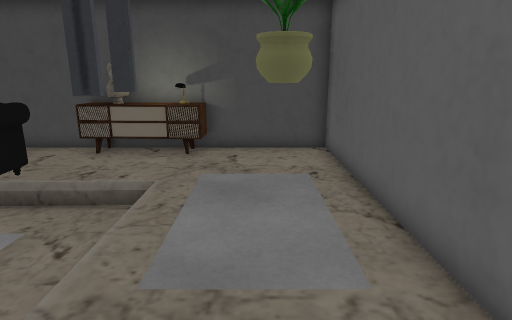
View 1 (above)

14 first-person views from a walk through a Unity game level. The camera is 1.4 m above the floor, tilts 14° down and sees 75° across. The floor is counted in squares, 0.5 m on a side. Each view is taken from the middle of a square. On the plan, view 1 faces up. The plan holds only what a view shows up to about 20 squares ahead; the rest is blank. The place goes on beyond the plan. Door leaves are left out, so doorways stand open.

View 2
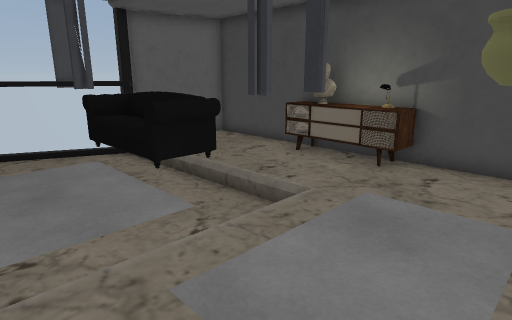

View 3
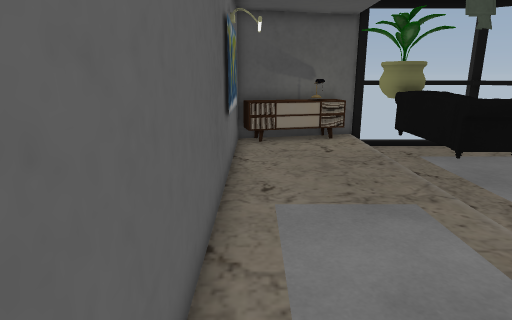

View 4
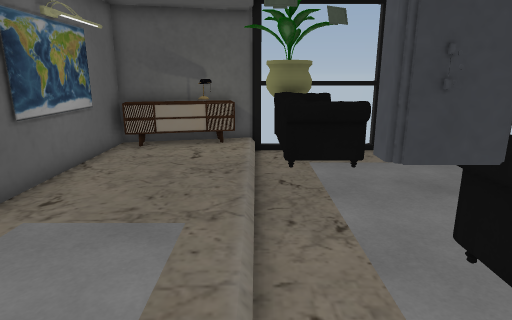

View 5
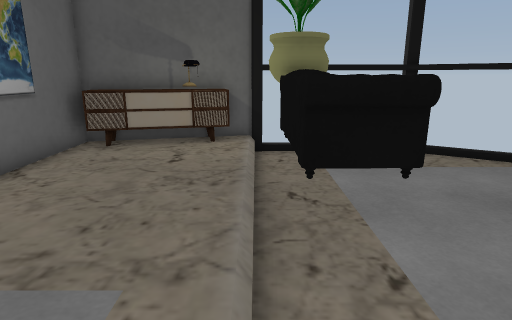

View 6
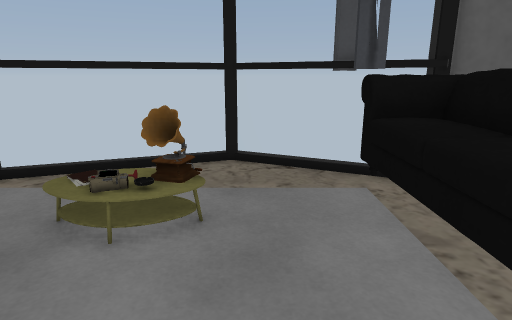

View 7
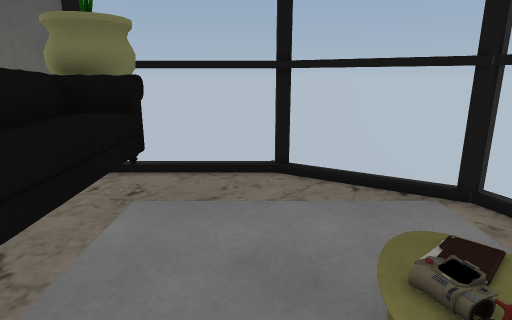

View 8
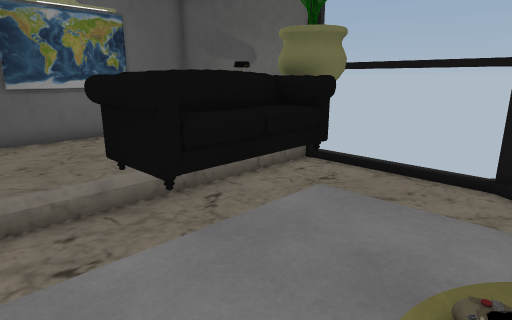

View 9
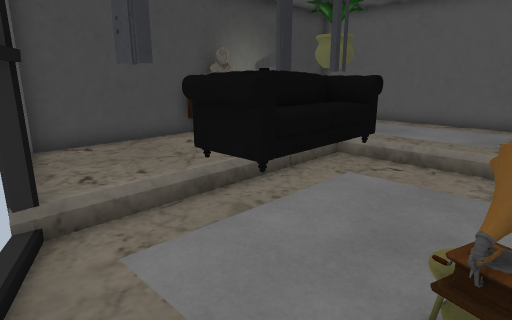

View 10
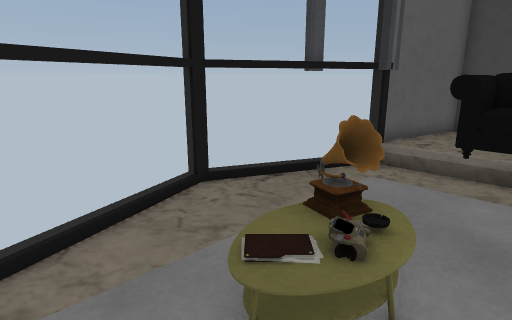

View 11
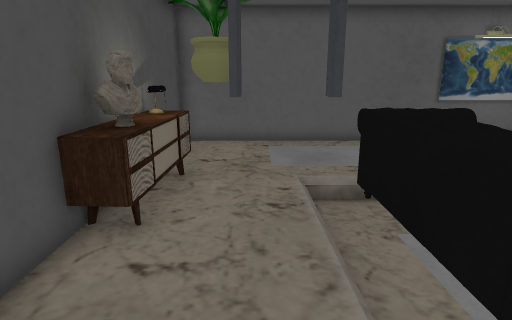

View 12
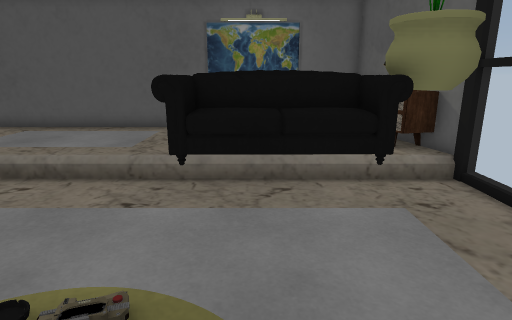

View 13
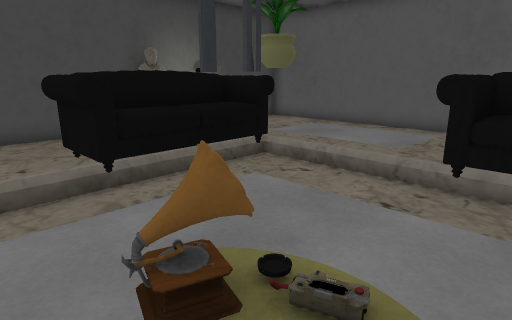

View 14
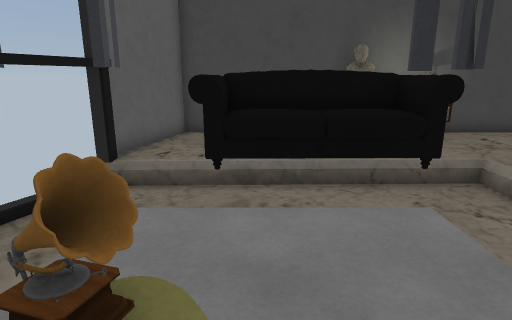

### Floor plan
Key: @ floor where view 1 was taken; # wall or solid block; x gap in a wall; . main floor; - floor 0.25 m lower than the main floor; / step, stairs or slope; D open door; = window, fence, low wall or low ledge; O other object.
Columns run from 16 left of view 1 to 3 right of it. Each row starts with its distance up from view 1.
 13     ######O#OOO#####
 12     #.....OOOOO....#
 11    ##.......x......#
 10    #........D......#
  9    O........D......#
  8   #=--OOOOOO#/.....#
  7   DDD-OOOOOO-/.....#
  6   =DD OOOOOO-/.....#
  5  ##--      --/.....#
  4 #=--- - -  --/.....#
  3 #O---OO    --/.....#
  2 #=---OO   OO#-.....#
  1  ##--//   OOO/.....#
  0   =---/-  OOO/..@..#
 -1   =--     OOO/.....#
 -2   ##-   - OOO/.....#
 -3    # -----OOO/....O#
 -4    ###-------/OOOOO#
 -5      #=#-----#OOO###
 -6        O=====O##

Where each view was taken, in squares from view 1:
view 1: 0 up, 0 right, facing up
view 2: 2 up, 2 right, facing up-left
view 3: 11 up, 2 right, facing down
view 4: 10 up, 3 left, facing down
view 5: 7 up, 3 left, facing down
view 6: 4 up, 4 left, facing left
view 7: 4 up, 8 left, facing down
view 8: 4 up, 10 left, facing down-right
view 9: 2 up, 14 left, facing up-right
view 10: 2 down, 8 left, facing up-left
view 11: 10 up, 12 left, facing right
view 12: 0 up, 12 left, facing right
view 13: 0 up, 12 left, facing up-right
view 14: 0 up, 9 left, facing up
